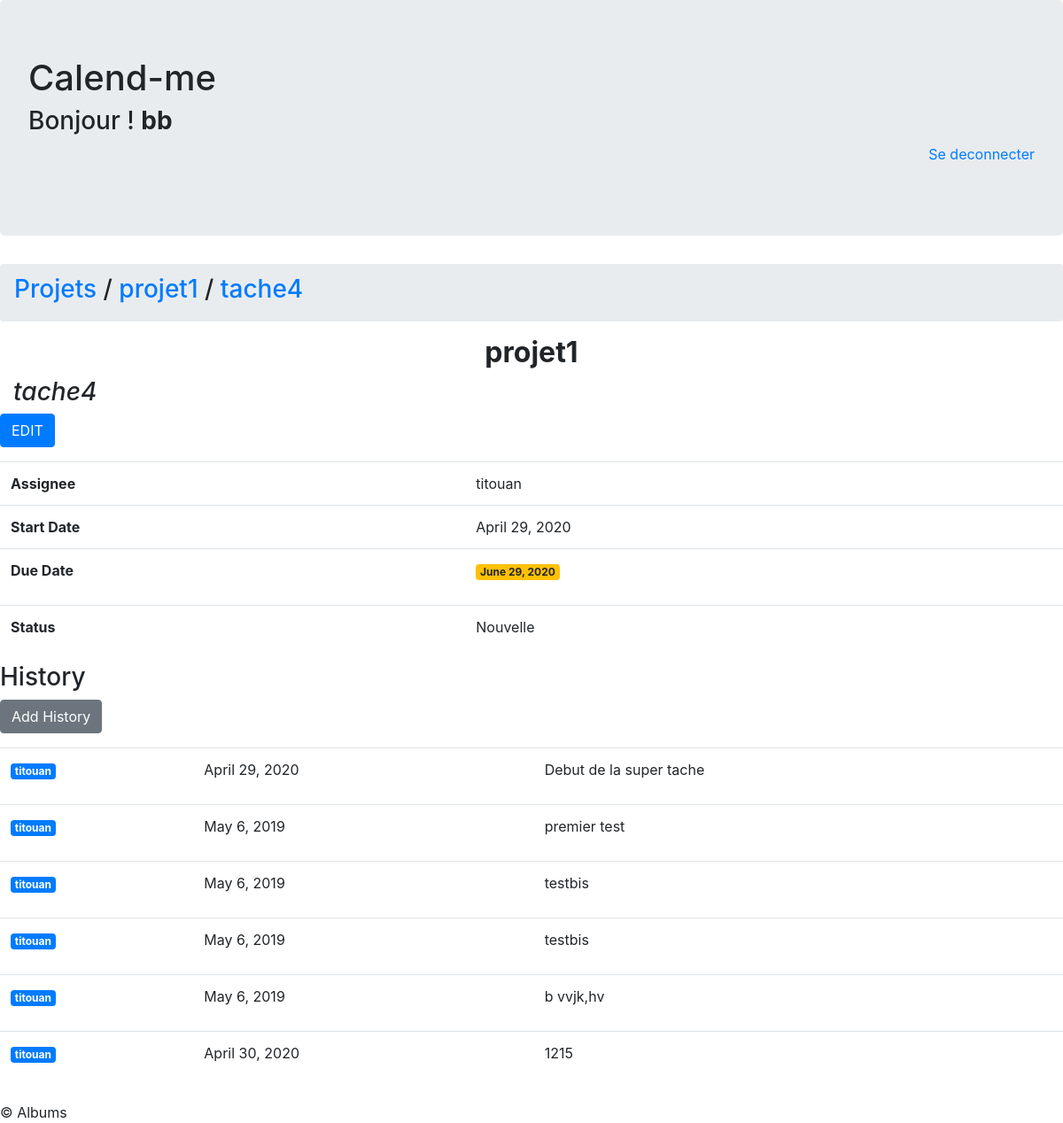
Screenshot of /taskmanager/task/16 (signed in) with the database file from the repository.
### taskmanager/models.py (models this page shows, shortened)
class Task(models.Model):
    project = models.ForeignKey('Project', on_delete=models.CASCADE)
    name = models.CharField(max_length= 200)
    description = models.CharField(max_length= 200)
    assignee = models.ForeignKey(User, on_delete=models.CASCADE)
    start_date = models.DateField()
    due_date = models.DateField()
    priority = models.IntegerField()
    status = models.ForeignKey('Status', on_delete=models.CASCADE)
    class Meta:
        verbose_name = "Task"

class Project(models.Model):
    name = models.CharField(max_length = 200)
    members = models.ManyToManyField(User, related_name="Project")
    class Meta:
        verbose_name = "Project"

class Status(models.Model):
    name = models.CharField(max_length= 200)
    class Meta:
        verbose_name = "Status"
    def __str__(self):
        return self.name

class Journal(models.Model):
    date = models.DateField()
    entry = models.CharField(max_length= 200)
    author = models.ForeignKey(User, on_delete=models.CASCADE)
    task = models.ForeignKey('Task', on_delete=models.CASCADE)
    class Meta:
        verbose_name = "Journal"

### taskmanager/views.py (the view)
# urls.py: path('task/<int:id>',views.task, name  = 'tache'),
@login_required
def task(request, id):
    tache = Task.objects.get(id = id)
    journal = Journal.objects.filter(task_id = id)
    return render(request,'taskmanager/task.html',{'tache' : tache, 'journals' : journal})

### taskmanager/templates/taskmanager/task.html (shortened to what this page needs)
{% extends "base.html" %}
{% block nav %}
<h3><a href = "{% url 'project' %}">Projets</a> / <a href = "{% url 'liste_tache' id=tache.project.id %}">{{tache.project.name}}</a> / <a href = "{% url 'tache' id=tache.id %}">{{tache.name}} </a>
</h3>
{% endblock %}
{% block inter %}
<h2 style = "text-align:center"><b>{{tache.project.name}}</b></h2>
<h3 style = "text-align:left"><i>{{tache.name}}</i></h3>
{% endblock %}
{% block content %}
    <p><a href = "{% url 'edit' id=tache.id %}" type="button" class="btn btn-primary"> EDIT </a></p>
    <table class = "table">
        <tr>
            <th  style = "text-align:left"> Assignee </th>
            <td>{{ tache.assignee }}</td>
        </tr>
        <tr>
            <th style = "text-align:left"> Start Date </th>
            <td>{{ tache.start_date}}</td>
        </tr>
        <tr>
            <th style = "text-align:left"> Due Date </th>
            <td ><p class="badge badge-warning">{{ tache.due_date }}</p></td>
        </tr>
        <tr>
            <th style = "text-align:left"> Status </th>
            <td>{{ tache.status }}</td>
        </tr>
    </table>
    <h3>History</h3>
    <table class = "table">
    {% for journal in journals %}
        <tr>
        <div class="journal">
            <td ><p class="badge badge badge-primary">{{ journal.author }}</p></td>
             <td>{{ journal.date}}</td>
             <td>{{ journal.entry }}</td>
        </div>
        </tr>
    {% empty %}
        <p>Aucun historique de journal</p>
    {% endfor %}
    <form action="{% url 'history' id=tache.id %}" method="post">
    <div class="form-group">
        <input type="submit" value="Add History" class="btn btn-secondary"/>
    </div>
    </form>
    </table>
{% endblock %}

### templates/base.html (shortened to what this page needs)
<!DOCTYPE html>
<html lang="fr">
<head>
    <link rel="stylesheet" href="https://maxcdn.bootstrapcdn.com/bootstrap/4.4.1/css/bootstrap.min.css">
</head>
<body>
<header>
    <div class="jumbotron">
    <h1>Calend-me</h1>
        <h3>Bonjour ! <b>{{request.user}}</b></h3>
    <p style = "text-align:right" ><a href=" {% url 'logout' %}"> Se deconnecter</a></p>
    </div>
</header>
    <nav>
        <ul class="breadcrumb" >
       {% block nav %}
       {% endblock %}
        </ul>
   </nav>
   <section id="content">
    <div class="container-fluid">
           {% block inter %}
           {% endblock %}
       </div>
       {% block content %}{% endblock %}
   </section>
<footer>     &copy; Albums  </footer>
</body>
</html>

### rows the page displays
Task: project.name "projet1", name "tache4", assignee "titouan", start_date "April 29, 2020", due_date "June 29, 2020", status "Nouvelle"
Journal: author "titouan", date "April 29, 2020", entry "Debut de la super tache"
Journal: author "titouan", date "May 6, 2019", entry "premier test"
Journal: author "titouan", date "May 6, 2019", entry "testbis"
Journal: author "titouan", date "May 6, 2019", entry "testbis"
Journal: author "titouan", date "May 6, 2019", entry "b vvjk,hv"
Journal: author "titouan", date "April 30, 2020", entry "1215"

### other values shown
{{ request.user }} "bb"
